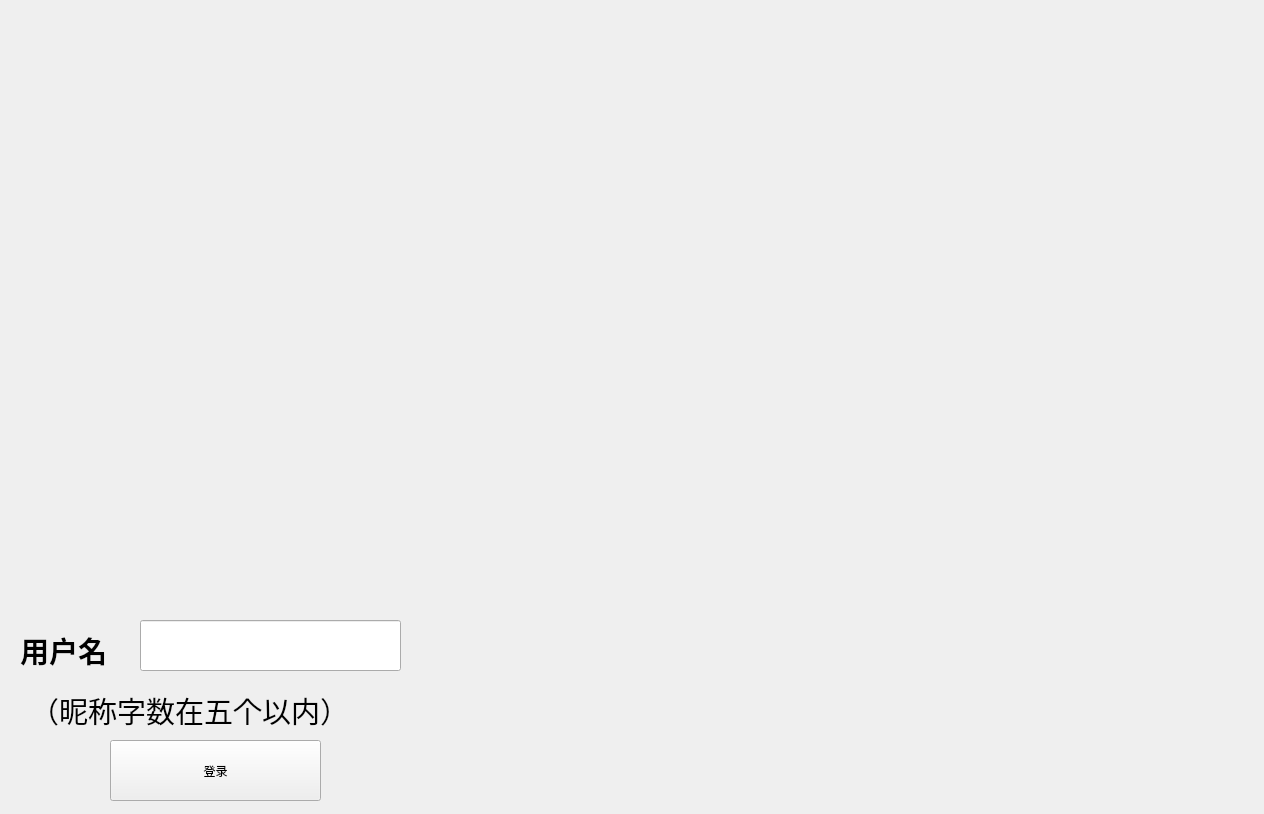
<?xml version="1.0" encoding="UTF-8"?>
<ui version="4.0">
 <class>maze</class>
 <widget class="QWidget" name="maze">
  <property name="geometry">
   <rect>
    <x>0</x>
    <y>0</y>
    <width>1264</width>
    <height>814</height>
   </rect>
  </property>
  <property name="maximumSize">
   <size>
    <width>16777215</width>
    <height>16777215</height>
   </size>
  </property>
  <property name="windowTitle">
   <string>maze</string>
  </property>
  <widget class="QPushButton" name="pushButton">
   <property name="geometry">
    <rect>
     <x>110</x>
     <y>740</y>
     <width>211</width>
     <height>61</height>
    </rect>
   </property>
   <property name="text">
    <string>登录</string>
   </property>
  </widget>
  <widget class="QLabel" name="label">
   <property name="geometry">
    <rect>
     <x>20</x>
     <y>620</y>
     <width>111</width>
     <height>61</height>
    </rect>
   </property>
   <property name="text">
    <string>&lt;!DOCTYPE HTML PUBLIC &quot;-//W3C//DTD HTML 4.0//EN&quot; &quot;http://www.w3.org/TR/REC-html40/strict.dtd&quot;&gt;
&lt;html&gt;&lt;head&gt;&lt;meta name=&quot;qrichtext&quot; content=&quot;1&quot; /&gt;&lt;style type=&quot;text/css&quot;&gt;
p, li { white-space: pre-wrap; }
&lt;/style&gt;&lt;/head&gt;&lt;body style=&quot; font-family:'SimSun'; font-size:9pt; font-weight:400; font-style:normal;&quot;&gt;
&lt;p style=&quot; margin-top:12px; margin-bottom:12px; margin-left:0px; margin-right:0px; -qt-block-indent:0; text-indent:0px;&quot;&gt;&lt;span style=&quot; font-size:22pt; font-weight:600;&quot;&gt;用户名&lt;/span&gt;&lt;/p&gt;&lt;/body&gt;&lt;/html&gt;</string>
   </property>
  </widget>
  <widget class="QLineEdit" name="lineEdit">
   <property name="geometry">
    <rect>
     <x>140</x>
     <y>620</y>
     <width>261</width>
     <height>51</height>
    </rect>
   </property>
   <property name="text">
    <string/>
   </property>
  </widget>
  <widget class="QLabel" name="label_2">
   <property name="geometry">
    <rect>
     <x>30</x>
     <y>660</y>
     <width>391</width>
     <height>101</height>
    </rect>
   </property>
   <property name="text">
    <string>&lt;html&gt;&lt;head/&gt;&lt;body&gt;&lt;p&gt;&lt;span style=&quot; font-size:22pt;&quot;&gt;（昵称字数在五个以内）&lt;/span&gt;&lt;/p&gt;&lt;/body&gt;&lt;/html&gt;</string>
   </property>
  </widget>
 </widget>
 <resources/>
 <connections/>
</ui>
